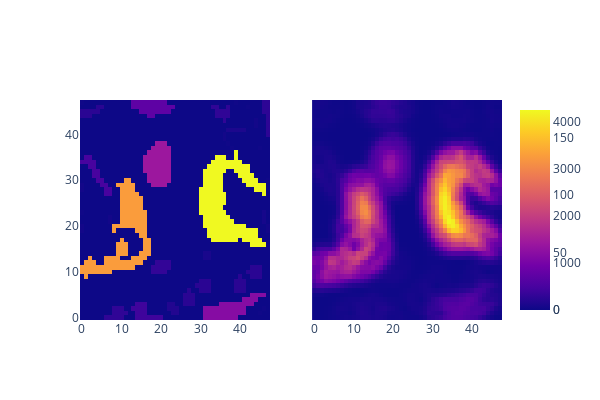

Notebook source saved alongside this figure:
### Markdown cell above
### All in one

### Code cell
rubble = game_state.board.rubble
count_arr = count_connected_values(rubble, value=0)
factory_map_kernel(2, dist_multiplier=0.5)
kernel = factory_map_kernel(3, dist_multiplier=0.5)

conv_count_arr = convolve_array_kernel(count_arr, kernel)

fig = make_subplots(rows=1, cols=2, shared_yaxes=True)
for i, arr in enumerate((count_arr, conv_count_arr)):
    fig.add_trace(go.Heatmap(z=arr), row=1, col=i + 1)
fig.update_layout(height=400, width=600)
fig.show()

### Figure 1 — Plotly figure (JSON) as saved in the notebook; plotly's stock layout.template omitted (floating-point values rounded to 4 significant figures; data arrays with more than 128 entries replaced by an {"elided": "..."} marker saying what was removed)
{"data": [{"type": "heatmap", "xaxis": "x", "yaxis": "y", "z": {"elided": "48x48 int values"}}, {"type": "heatmap", "xaxis": "x2", "yaxis": "y2", "z": {"elided": "48x48 float values"}}], "layout": {"height": 400, "width": 600, "xaxis": {"anchor": "y", "autorange": true, "domain": [0, 0.45], "range": [-0.5, 47.5]}, "xaxis2": {"anchor": "y2", "autorange": true, "domain": [0.55, 1], "range": [-0.5, 47.5]}, "yaxis": {"anchor": "x", "autorange": true, "domain": [0, 1], "range": [-0.5, 47.5]}, "yaxis2": {"anchor": "x2", "autorange": true, "domain": [0, 1], "matches": "y", "range": [-0.5, 47.5], "showticklabels": false}}}
